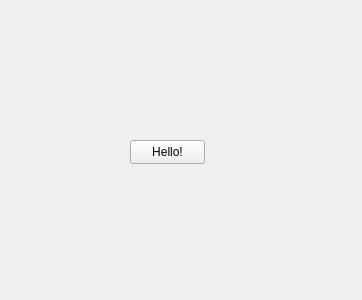
<?xml version="1.0" encoding="UTF-8"?>
<ui version="4.0">
 <class>Form</class>
 <widget class="QWidget" name="Form">
  <property name="geometry">
   <rect>
    <x>0</x>
    <y>0</y>
    <width>362</width>
    <height>300</height>
   </rect>
  </property>
  <property name="windowTitle">
   <string>Form</string>
  </property>
  <widget class="QPushButton" name="pushButton">
   <property name="geometry">
    <rect>
     <x>130</x>
     <y>140</y>
     <width>75</width>
     <height>24</height>
    </rect>
   </property>
   <property name="text">
    <string>Hello!</string>
   </property>
  </widget>
 </widget>
 <resources/>
 <connections/>
</ui>
